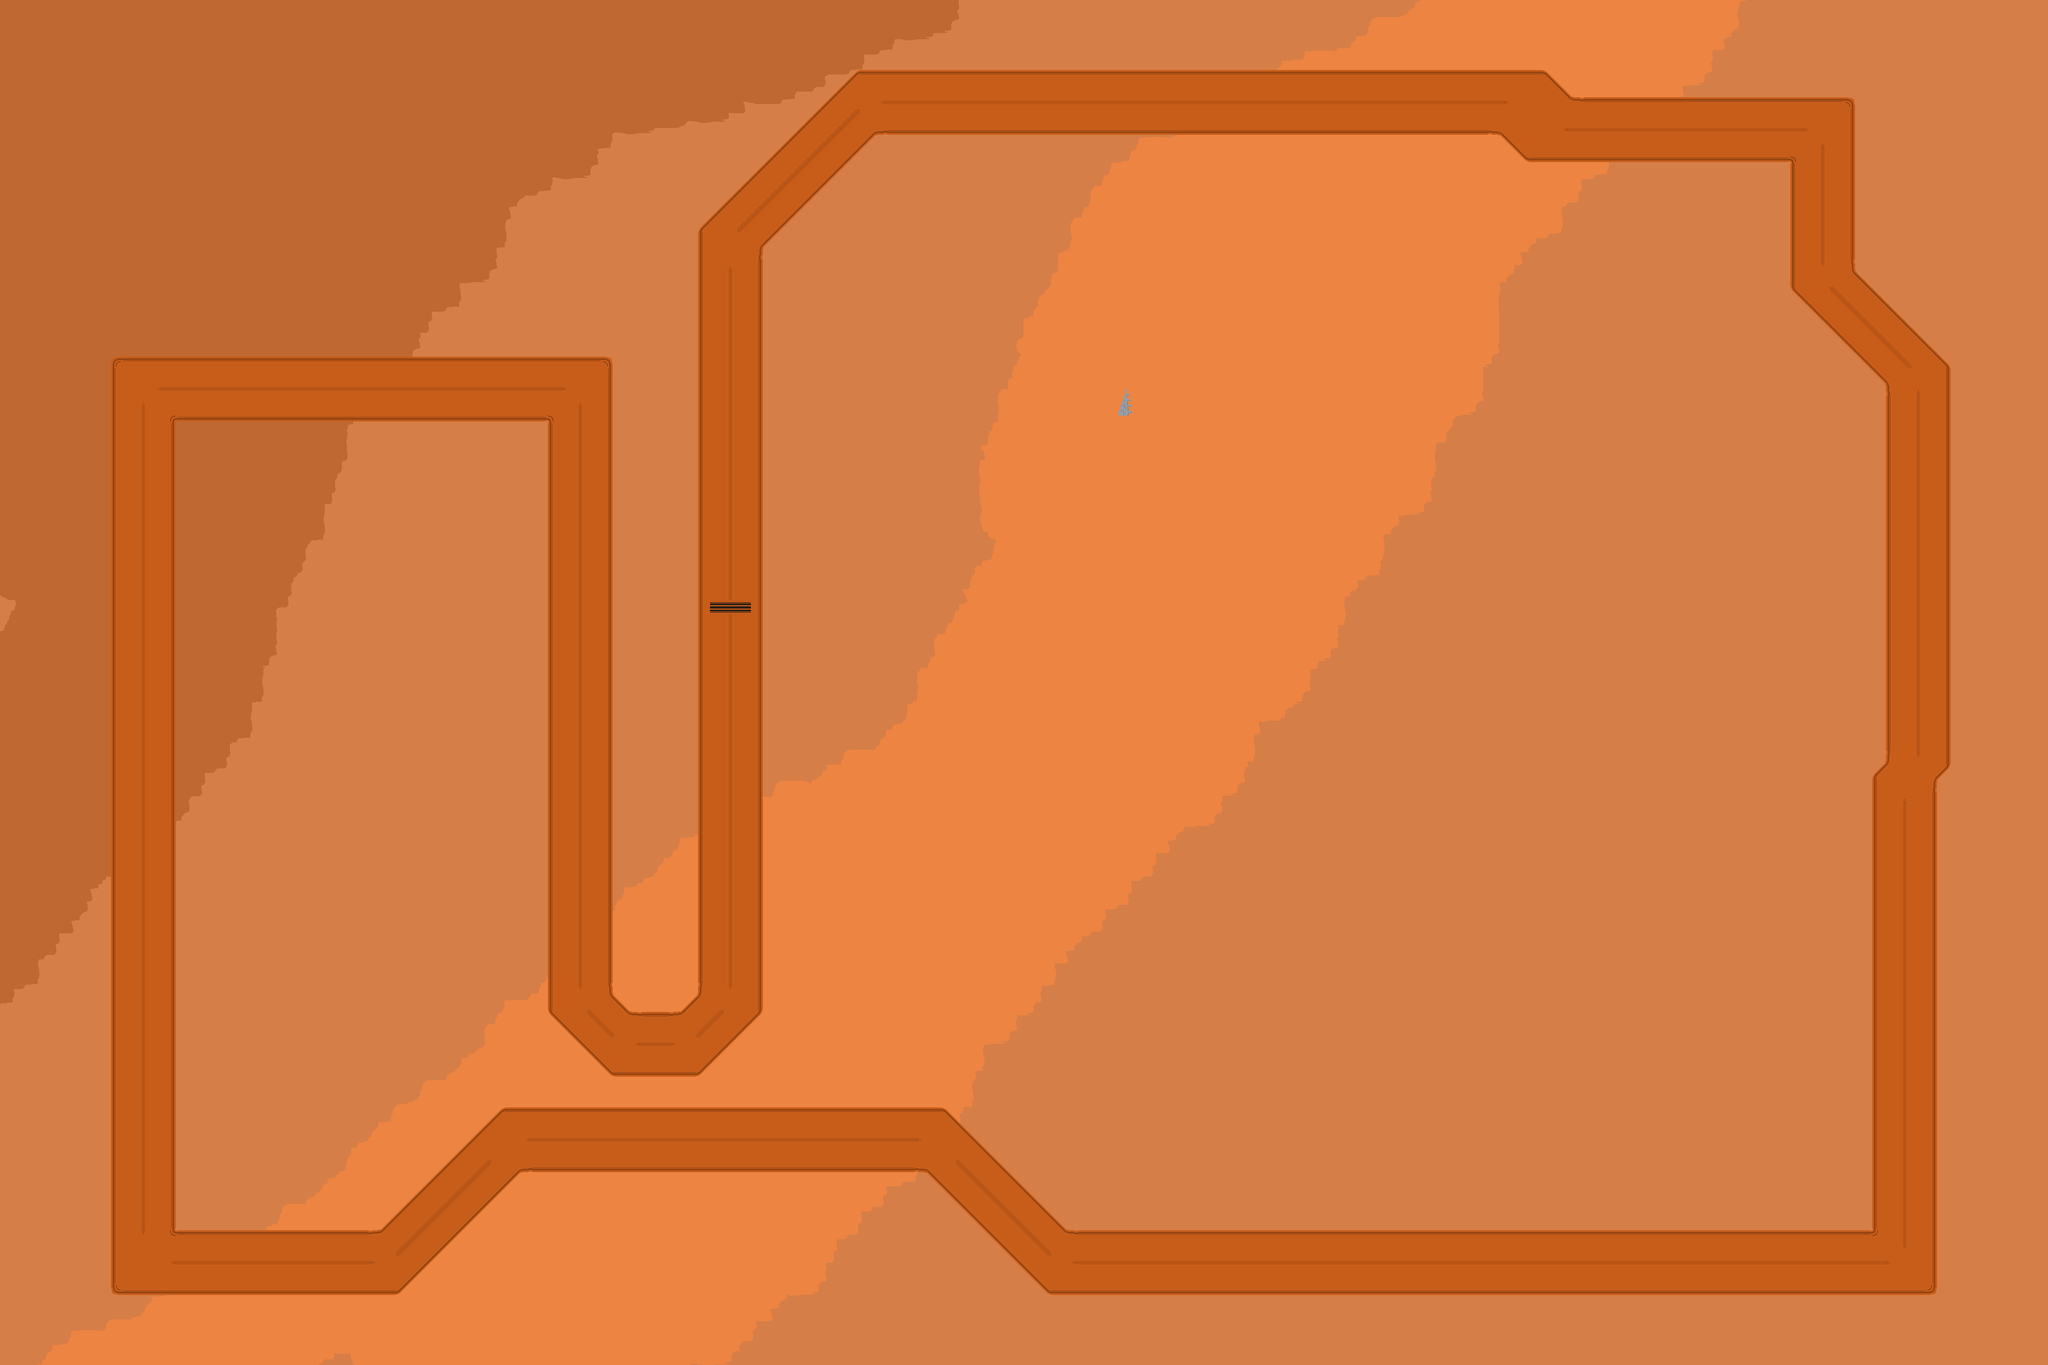

The image is a tile-based game level rendered from a .tmx file. Its description and source (layers, tilesets, objects; grid data summarised) follow:
An orthogonal 150x100 tile map with 24x24 px tiles, 1 tile layer (Tile Layer), 1 image layer and 5 objects (StartingPositionSolo).

<map version="1.10" tiledversion="1.11.2" orientation="orthogonal" renderorder="right-down" width="150" height="100" tilewidth="24" tileheight="24" infinite="0" nextlayerid="11" nextobjectid="11">
 <tileset firstgid="1" source="tileset.tsx" />
 <imagelayer id="10" name="background1" parallaxx="0.75" parallaxy="0.75">
  <image source="background.png" width="3600" height="2400" />
 </imagelayer>
 <layer id="3" name="Tile Layer" width="150" height="100">
  <data>[15000 cells, 2591 non-empty, 39 distinct tile ids]</data>
 </layer>
 <objectgroup id="2" name="Indicators Layer">
  <object id="2" name="StartingPositionSolo" x="1284" y="1114">
   <properties>
    <property name="spawnSinglePlayer" type="class" propertytype="cargame::car::CarSpawnPoint" />
   </properties>
   <point />
  </object>
  <object id="4" x="1226" y="1076" width="116" height="1">
   <properties>
    <property name="startingline" type="class" propertytype="cargame::tilemap::TriggerZone">
     <properties>
      <property name=":variant" propertytype="cargame::tilemap::TriggerZone:::Variant" value="Startingline" />
     </properties>
    </property>
   </properties>
  </object>
  <object id="6" x="3318" y="1085" width="108" height="2">
   <properties>
    <property name="checkpoint" type="class" propertytype="cargame::tilemap::TriggerZone">
     <properties>
      <property name=":variant" propertytype="cargame::tilemap::TriggerZone:::Variant" value="CheckPoint" />
      <property name="CheckPoint" type="class" propertytype="cargame::tilemap::TriggerZone::CheckPoint">
       <properties>
        <property name="0" type="int" value="1" />
       </properties>
      </property>
     </properties>
    </property>
   </properties>
  </object>
  <object id="8" x="1229" y="1704" width="109" height="2">
   <properties>
    <property name="checkpoint" type="class" propertytype="cargame::tilemap::TriggerZone">
     <properties>
      <property name=":variant" propertytype="cargame::tilemap::TriggerZone:::Variant" value="CheckPoint" />
      <property name="CheckPoint" type="class" propertytype="cargame::tilemap::TriggerZone::CheckPoint">
       <properties>
        <property name="0" type="int" value="3" />
       </properties>
      </property>
     </properties>
    </property>
   </properties>
  </object>
  <object id="10" x="194" y="2114" width="116" height="1">
   <properties>
    <property name="checkpoint" type="class" propertytype="cargame::tilemap::TriggerZone">
     <properties>
      <property name=":variant" propertytype="cargame::tilemap::TriggerZone:::Variant" value="CheckPoint" />
      <property name="CheckPoint" type="class" propertytype="cargame::tilemap::TriggerZone::CheckPoint">
       <properties>
        <property name="0" type="int" value="2" />
       </properties>
      </property>
     </properties>
    </property>
   </properties>
  </object>
 </objectgroup>
</map>
